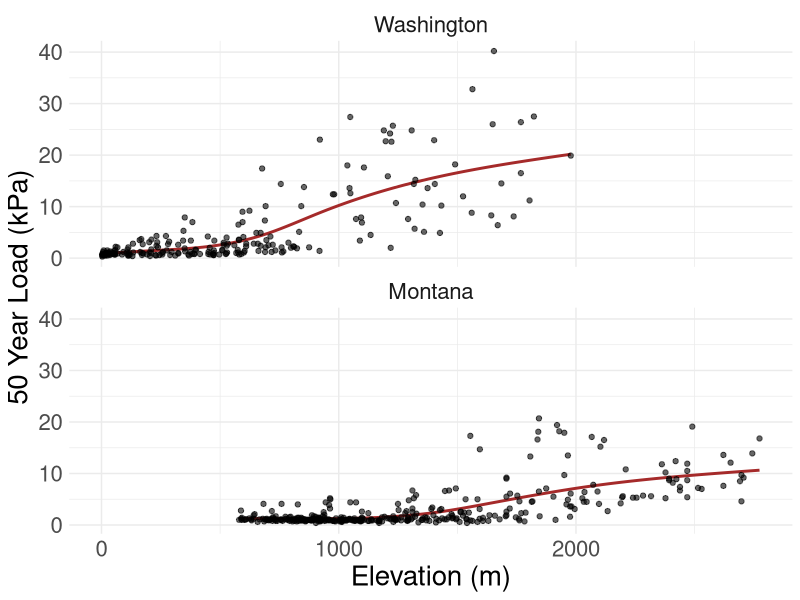

Source code (R):
library(tidyverse)
library(sf)

# Get continental US shape file
loads <- read_csv("../data/us_50year_snow_loads.csv") %>%
  mutate(V = sample(1:10, nrow(.), replace = TRUE),
         x = LONGITUDE, y = LATITUDE) %>%
  sf::st_as_sf(coords = c("x", "y"), crs = 4326)

png("elevation_plot.png", width = 750, height = 600)
loads %>%
  filter(STATE %in% c("WA", "MT")) %>%
  mutate(STATE = if_else(STATE == "WA", "Washington", "Montana"),
         STATE = factor(STATE, levels = c("Washington", "Montana"))) %>%
  ggplot(aes(x = ELEVATION, y = EVENT50)) +
  facet_wrap(vars(STATE), ncol = 1) +
  geom_smooth(method = "gam", se = FALSE, color = "brown") +
  geom_point(alpha = 0.6) +
  theme_minimal() +
  xlab("Elevation (m)") +
  ylab("50 Year Load (kPa)") +
  theme(text = element_text(size = 20))
dev.off()
